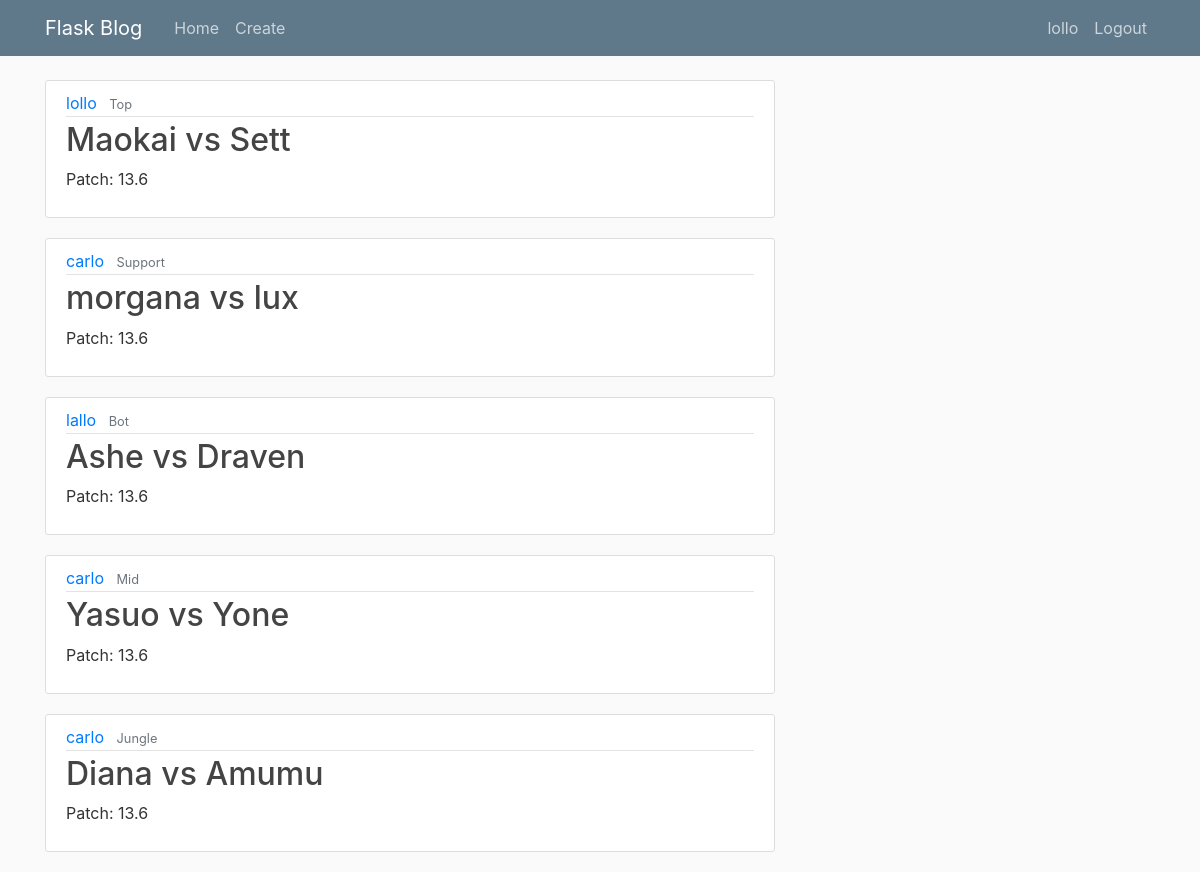
/home (signed in), run on the app's committed database.
### myflaskblog/models.py (models this page shows, shortened)
class User(db.Model, UserMixin):
    id = db.Column(db.Integer, primary_key=True)
    username = db.Column(db.String(20), nullable=False, unique=True)
    email = db.Column(db.String(120), nullable=False, unique=True)
    password = db.Column(db.String(60), nullable=False)
    image_file = db.Column(db.String(30), nullable=False,
                           default="default_img.jpg")
    posts = db.relationship('Post', backref="author", lazy=True)
    def get_username(self):
        return self.username

class Post(db.Model):
    id = db.Column(db.Integer, primary_key=True)
    title = db.Column(db.String(120), nullable=False)
    date_posted = db.Column(db.DateTime, nullable=False,
                            default=datetime.utcnow)
    post_content = db.Column(db.Text, nullable=False)
    patch = db.Column(db.String(5), nullable=False)
    role = db.Column(db.String(120), nullable=False)
    champion = db.Column(db.String(120), nullable=False)
    enemy = db.Column(db.String(120), nullable=False)
    user_id = db.Column(db.Integer, db.ForeignKey('user.id'), nullable=False)

### myflaskblog/routes.py (the view)
@app.route("/")
@app.route("/home")
def home():
    posts = Post.query.order_by(Post.date_posted)
    return render_template("home.html", title="Home Page", posts=posts)

### myflaskblog/models.py (called while the page is built)
@login_manager.user_loader
def load_user(user_id):
    return User.query.get(int(user_id))

### myflaskblog/templates/home.html
{% extends "layout.html" %}
{% block content %}
    {% for post in posts %}
            <article class="media content-section">
              <div class="media-body">
                <div class="article-metadata">
                  <a class="mr-2" href="{{ url_for('flt_posts' , user_username = post.author.username) }}">{{post.author.get_username()}}</a>
                  <small class="text-muted">{{ post.role }}</small>
                </div>
                <h2><a class="article-title" href="{{ url_for('post', id = post.id)}}">{{ post.champion }} vs {{ post.enemy }}</a></h2>
                <p class="article-patch">Patch: {{post.patch}}</p>
              </div>
            </article>
    {% endfor %}
{% endblock content %}

### myflaskblog/templates/layout.html (shortened to what this page needs)
<!DOCTYPE html>
<html>
<head>
   <link rel="stylesheet" href="https://maxcdn.bootstrapcdn.com/bootstrap/4.0.0/css/bootstrap.min.css">
   <link rel="stylesheet" type="text/css" href="{{ url_for('static', filename='main.css') }}">
</head>
<body>
     <header class="site-header">
      <nav class="navbar navbar-expand-md navbar-dark bg-steel fixed-top">
        <div class="container">
          <a class="navbar-brand mr-4" href="/">Flask Blog</a>
          <div class="collapse navbar-collapse" id="navbarToggle">
            <div class="navbar-nav mr-auto">
              <a class="nav-item nav-link" href="/">Home</a>
              <a class="nav-item nav-link" href="{{url_for('new_post')}}">Create</a>
            </div>
            <div class="navbar-nav">
              {% if current_user.is_authenticated %}
              <a class="nav-item nav-link" href="{{url_for('user_account')}}">{{current_user.username}}</a>
              <a class="nav-item nav-link" href="{{url_for('logout')}}">Logout</a>
              {% else %}
              <a class="nav-item nav-link" href="{{url_for('login')}}">Login</a>
              <a class="nav-item nav-link" href="{{url_for('register')}}">Register</a>
              {% endif%}
            </div>
          </div>
        </div>
      </nav>
    </header>
<main role="main" class="container">
 <div class="row">
    <div class="col-md-8">
      {% block content %}{% endblock %}
    </div>
  </div>
</main>
</body>
</html>

### myflaskblog/static/main.css (style rules this page uses)
body { background: #fafafa; color: #333333; margin-top: 5rem; }
h1, h2, h3, h4, h5, h6 { color: #444444; }
.bg-steel { background-color: #5f788a; }
.site-header .navbar-nav .nav-link { color: #cbd5db; }
.content-section { background: #ffffff; padding: 10px 20px; border: 1px solid #dddddd; border-radius: 3px; margin-bottom: 20px; }
.article-title { color: #444444; }
.article-metadata { padding-bottom: 1px; margin-bottom: 4px; border-bottom: 1px solid #e3e3e3 }

### data on the page
User: username "lollo"
Post: author.get_username "lollo", role "Top", champion "Maokai", enemy "Sett", patch "13.6"
Post: author.get_username "carlo", role "Support", champion "morgana", enemy "lux", patch "13.6"
Post: author.get_username "lallo", role "Bot", champion "Ashe", enemy "Draven", patch "13.6"
Post: author.get_username "carlo", role "Mid", champion "Yasuo", enemy "Yone", patch "13.6"
Post: author.get_username "carlo", role "Jungle", champion "Diana", enemy "Amumu", patch "13.6"
